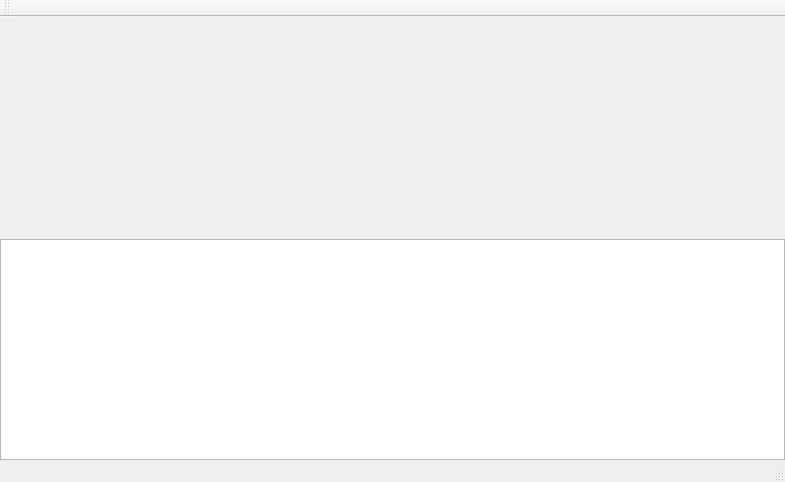
<?xml version="1.0" encoding="UTF-8"?>
<ui version="4.0">
 <class>MainWindow</class>
 <widget class="QMainWindow" name="MainWindow">
  <property name="geometry">
   <rect>
    <x>0</x>
    <y>0</y>
    <width>785</width>
    <height>482</height>
   </rect>
  </property>
  <property name="windowTitle">
   <string>MainWindow</string>
  </property>
  <widget class="QWidget" name="centralWidget">
   <layout class="QHBoxLayout" name="horizontalLayout">
    <property name="spacing">
     <number>0</number>
    </property>
    <property name="leftMargin">
     <number>0</number>
    </property>
    <property name="topMargin">
     <number>0</number>
    </property>
    <property name="rightMargin">
     <number>0</number>
    </property>
    <property name="bottomMargin">
     <number>0</number>
    </property>
    <item>
     <layout class="QVBoxLayout" name="verticalLayout">
      <item>
       <spacer name="verticalSpacer">
        <property name="orientation">
         <enum>Qt::Vertical</enum>
        </property>
        <property name="sizeHint" stdset="0">
         <size>
          <width>20</width>
          <height>40</height>
         </size>
        </property>
       </spacer>
      </item>
      <item>
       <widget class="QTableView" name="tableView"/>
      </item>
     </layout>
    </item>
   </layout>
  </widget>
  <widget class="QMenuBar" name="menuBar">
   <property name="geometry">
    <rect>
     <x>0</x>
     <y>0</y>
     <width>785</width>
     <height>26</height>
    </rect>
   </property>
  </widget>
  <widget class="QToolBar" name="mainToolBar">
   <attribute name="toolBarArea">
    <enum>TopToolBarArea</enum>
   </attribute>
   <attribute name="toolBarBreak">
    <bool>false</bool>
   </attribute>
  </widget>
  <widget class="QStatusBar" name="statusBar"/>
 </widget>
 <layoutdefault spacing="6" margin="11"/>
 <resources/>
 <connections/>
</ui>
